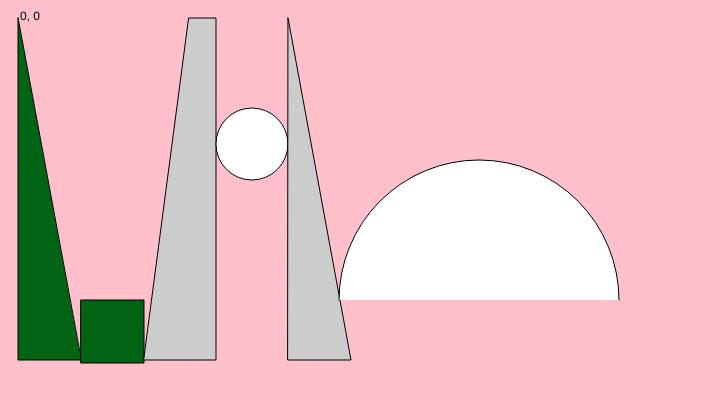
Frame 1 (no input)
Frame 60 (no input): identical to frame 1, image omitted
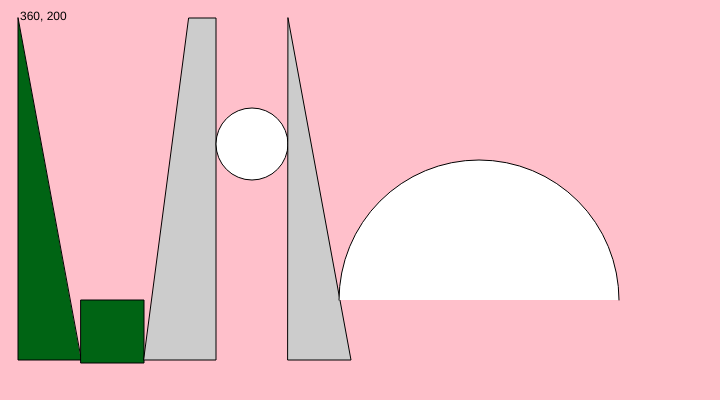
Frame 120 (the mouse pressed at the canvas centre since frame 60)

The p5.js sketch that drew these frames (run headless with seeded random() and noise() and a simulated clock; from frame 60 on, the mouse is pressed at the canvas centre):

// p5.js sketch
// ── sketch.js
/// <reference path="../../libs/TSDef/p5.global-mode.d.ts" />

function setup() {
	createCanvas(720, 400);
}

function draw() {
	background("pink");
	// noStroke();

	fill(0, 100, 20);
	triangle(18, 18, 18, 360, 81, 360);

	// fill(102);
	rect(81, 300, 63, 63);

	fill(204);
	quad(189, 18, 216, 18, 216, 360, 144, 360);

	fill(255);
	ellipse(252, 144, 72, 72);

	fill(204);
	triangle(288, 18, 351, 360, 288, 360);

	fill(255);
	arc(479, 300, 280, 280, PI, TWO_PI);

	fill("black");
	text(mouseX + ", " + mouseY, 20, 20);
}

function mouseReleased() {
	print(mouseX + ", " + mouseY);
}
